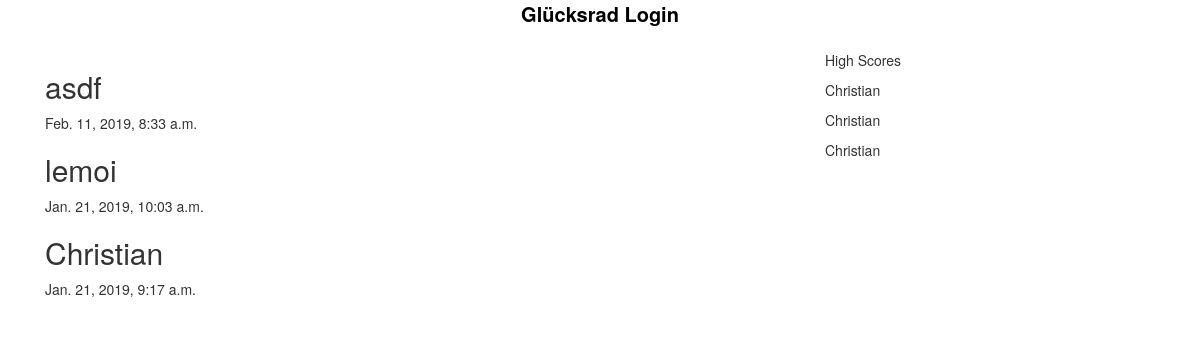
/users/, run on an earlier commit of the app's database.
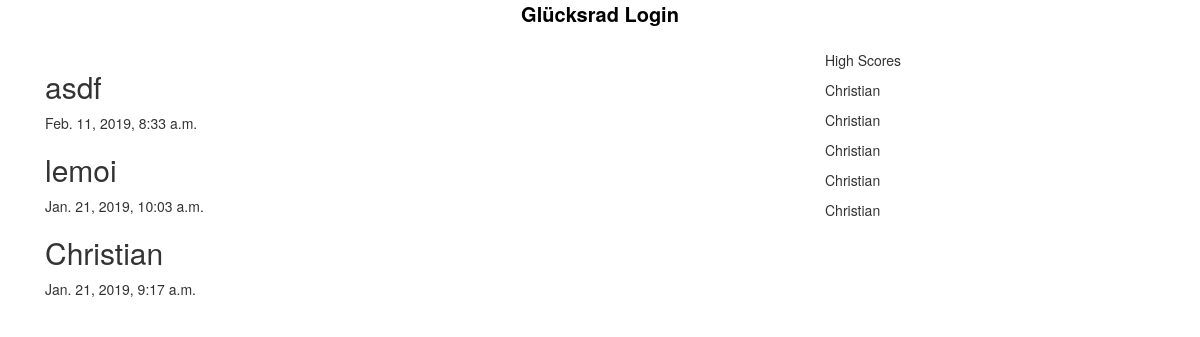
And on a later commit of the database.
### login/models.py (models this page shows, shortened)
class UserLogin(models.Model):
    username = models.CharField(max_length=30)
    password = models.CharField(max_length=30)
    loggedInAt = models.DateTimeField('Date Published')

class Game(models.Model):
    player = models.CharField(max_length=30)
    date_played = models.DateTimeField('Date Played')
    amount_played = models.IntegerField(default=0, editable=False)
    konsonant = models.CharField(max_length=1)
    wort = models.CharField(max_length=100)
    output = models.CharField(max_length=200, default="")
    found_consonants = []
    built_word = ""

### login/views.py (the view)
# urls.py: path('users/', views.users, name='users'),
def users(request):
    newest_user = UserLogin.objects.order_by('-loggedInAt')[:5]
    template = loader.get_template('user/users.html')
    context = {
        'newest_user': newest_user,
    }
    return HttpResponse(template.render(context, request))

### login/context_processors.py (called while the page is built)
def high_score_list(request):
    return {
        'high_score_list': Game.objects.order_by('-amount_played')[:5]
    }

### login/templates/user/users.html
{% extends 'user/base.html' %}
{% block content %}
    {% for user in newest_user %}
            <div class="blog-post">
                <h2 class="blog-post-title">{{ user.username }}</h2>
                <p class="blog-post-meta">{{ user.loggedInAt }}</p>
            </div>
        {% endfor %}
{% endblock %}

### login/templates/user/base.html (shortened to what this page needs)
{% load static %}
<html lang="de">
  <head>
       <link rel="stylesheet" href="//maxcdn.bootstrapcdn.com/bootstrap/3.2.0/css/bootstrap.min.css">
    <link rel="stylesheet" href="{% static 'site.css' %}">
  </head>
  <body>
    <div class="container">
      <header class="blog-header py-3">
        <div class="row flex-nowrap justify-content-between align-items-center">
          <div class="col-4 text-center">
            <a class="blog-header-logo text-dark" href="#">Glücksrad Login</a>
          </div>
        </div>
      </header>
    <main role="main" class="container">
      <div class="row">
        <div class="col-md-8 blog-main">
            {% block content %}
            {% endblock %}
        </div>
        <div class="highscores aside col-md-4">
          <p>High Scores</p>
          {% for game in high_score_list %}
            {{ game.player }}
          {% endfor %}
        </div>
      </div>
    </main>
    </div>
  </body>
</html>
</html>

### static/site.css (style rules this page uses)
.blog-header { display:block; height:50px; text-align:center; font-size: 20px; }
.blog-header-logo { color:black !important; font-weight:bold; }
body { font-color:black; }

What changed in the data, as far as the page shows it:
added Game: player "Christian"
added Game: player "Christian"
